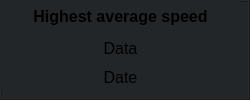
          <widget class="QFrame" name="frame_20">
           <property name="styleSheet">
            <string notr="true">background-color: rgb(35, 38, 41);</string>
           </property>
           <property name="frameShape">
            <enum>QFrame::Box</enum>
           </property>
           <property name="frameShadow">
            <enum>QFrame::Raised</enum>
           </property>
           <widget class="QWidget" name="verticalLayoutWidget_25">
            <property name="geometry">
             <rect>
              <x>0</x>
              <y>0</y>
              <width>241</width>
              <height>91</height>
             </rect>
            </property>
            <layout class="QVBoxLayout" name="verticalLayout_28">
             <item>
              <spacer name="verticalSpacer_22">
               <property name="orientation">
                <enum>Qt::Vertical</enum>
               </property>
               <property name="sizeHint" stdset="0">
                <size>
                 <width>20</width>
                 <height>40</height>
                </size>
               </property>
              </spacer>
             </item>
             <item>
              <widget class="QLabel" name="label_38">
               <property name="font">
                <font>
                 <pointsize>12</pointsize>
                 <weight>75</weight>
                 <bold>true</bold>
                </font>
               </property>
               <property name="text">
                <string>Highest average speed</string>
               </property>
               <property name="alignment">
                <set>Qt::AlignCenter</set>
               </property>
              </widget>
             </item>
             <item>
              <spacer name="verticalSpacer_23">
               <property name="orientation">
                <enum>Qt::Vertical</enum>
               </property>
               <property name="sizeHint" stdset="0">
                <size>
                 <width>20</width>
                 <height>40</height>
                </size>
               </property>
              </spacer>
             </item>
             <item>
              <widget class="QLabel" name="highAvgSpeedLabel">
               <property name="font">
                <font>
                 <pointsize>12</pointsize>
                </font>
               </property>
               <property name="text">
                <string>Data</string>
               </property>
               <property name="alignment">
                <set>Qt::AlignCenter</set>
               </property>
              </widget>
             </item>
             <item>
              <widget class="QPushButton" name="highAvgSpeedDateButton">
               <property name="font">
                <font>
                 <pointsize>12</pointsize>
                </font>
               </property>
               <property name="text">
                <string>Date</string>
               </property>
               <property name="flat">
                <bool>true</bool>
               </property>
              </widget>
             </item>
            </layout>
           </widget>
          </widget>
